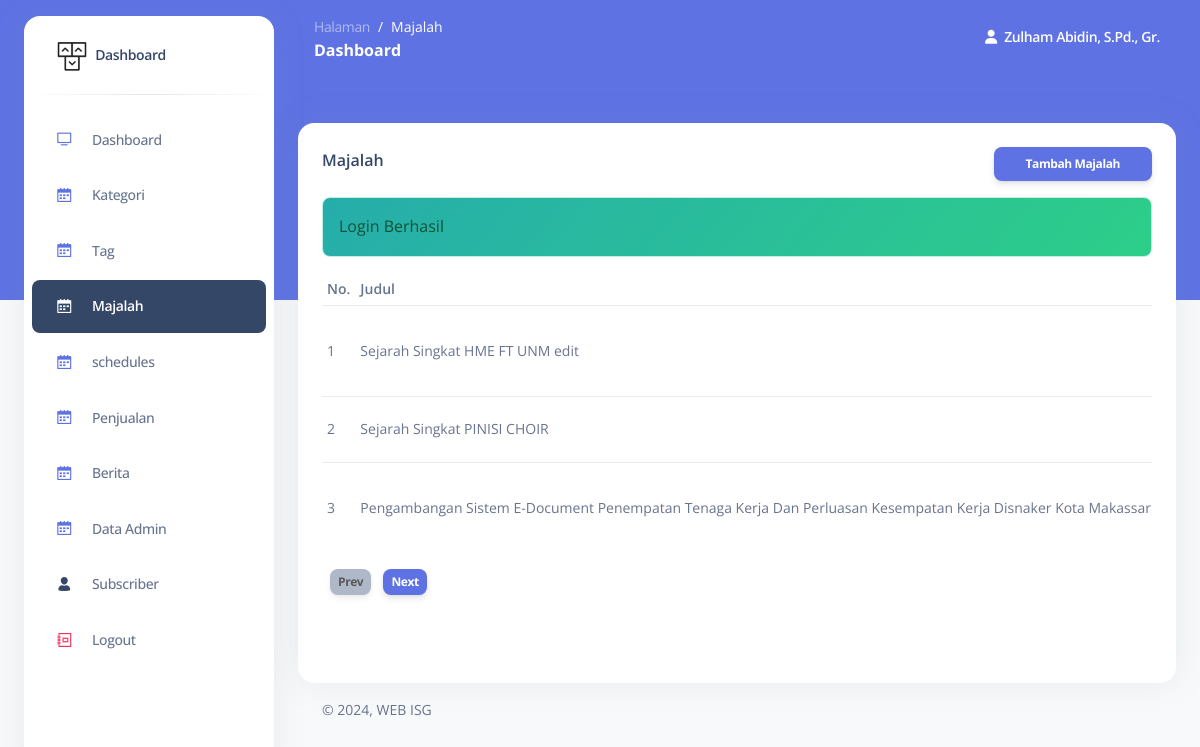
/admin/majalah.php (signed in), run on the app's committed database.
### tables this page shows
CREATE TABLE `majalah` (
  `id_majalah` int NOT NULL,
  `judul` varchar(200) DEFAULT NULL,
  `edisi` varchar(50) DEFAULT NULL,
  `desk` text,
  `isi` varchar(50) DEFAULT NULL,
  `cover` varchar(50) DEFAULT NULL,
  `harga_digital` int DEFAULT NULL,
  `harga_cetak` int DEFAULT NULL,
  `harga_keduanya` int DEFAULT NULL
);

### admin/function/query.php (called while the page is built, shortened)
<?php
function query_select($table, $role = [])
{
  global $conn;
  $sql = "SELECT * FROM $table";
  if (isset($role['limit'])) {
    $sql .= " LIMIT " . $role['limit'];
  }
  $result = mysqli_query($conn, $sql);
  $rows = [];
  while ($row = mysqli_fetch_assoc($result)) {
    $rows[] = $row;
  }
  return $rows;
}

### admin/majalah.php (the view, shortened to what this page needs)
<?php
$dataCount = 10;
$page = getPage();
$first = $page > 1 ? ($page * $dataCount) - $dataCount : 0;
$previousPage = $page - 1;
$nextPage = $page + 1;
$data = query_select("majalah", [
	"limit" => "$first, $dataCount",
]);
 ?>
<!DOCTYPE html>
<html lang="en">
<body class="g-sidenav-show   bg-gray-100">
  <main class="main-content position-relative border-radius-lg ">
    <div class="container-fluid py-4">
      <div class="row mt-4">
        <div class="col-lg-12 mb-lg-0 mb-4">
          <div class="card " style="min-height: 70vh">
            <div class="card-body">
            	<div class="d-flex justify-content-between">
	              <h6 class="mb-2">Majalah</h6>
            		<a href="majalah-add.php" class="btn btn-sm btn-primary">Tambah Majalah</a>
            	</div>
	            <div class="table-responsive">
	              <table class="table align-items-center ">
	              	<thead>
	              		<tr>
	              			<th>No.</th>
	              			<th>Judul</th>
	              		</tr>
	              	</thead>
	                <tbody>
	                	<?php if ($data): ?>
	                		<?php $no = 1; ?>
	                		<?php foreach ($data as $val): ?>
	                			<tr>
	                				<td><?= $first + $no++ ?></td>
	                				<td><?= $val["judul"] ?></td>
	                			</tr>
	                		<?php endforeach ?>
	                	<?php endif ?>
	                </tbody>
	              </table>
	              <?php if ($data): ?>
	              <div class="d-flex justify-content-start">
                      <div>
                          <a href="?page=<?= $previousPage ?><?= get("q") ? "&q=" . get("q") : "" ?>" class="btn btn-sm ms-2 py-1 px-2 btn-secondary <?= $page == 1 ? "disabled" : "" ?>">Prev</a>
                          <a href="?page=<?= $nextPage ?><?= get("q") ? "&q=" . get("q") : "" ?>" class="btn btn-sm ms-2 py-1 px-2 btn-primary">Next</a>
                      </div>
                  </div>
	            </div>
              <?php endif ?>
            </div>
          </div>
        </div>
      </div>
    </div>
  </main>
</body>
</html>

### admin/partials/head.php (style rules this page uses)
.table-responsive table thead th, .table-responsive table tbody td { text-align: left !important; padding: 0 !important; font-size: 14px; padding: 5px !important; }

### data on the page
majalah: no "1", judul "Sejarah Singkat HME FT UNM edit"
majalah: no "2", judul "Sejarah Singkat PINISI CHOIR"
majalah: no "3", judul "Pengambangan Sistem E-Document Penempatan Tenaga Kerja Dan Perluasan Kesempatan Kerja Disnaker Kota Makassar…"

### other printed values
$hal "Majalah"
$_SESSION[KEY]["login"]["nama"] "Zulham Abidin, S.Pd., Gr."
$comp "Login Berhasil"
